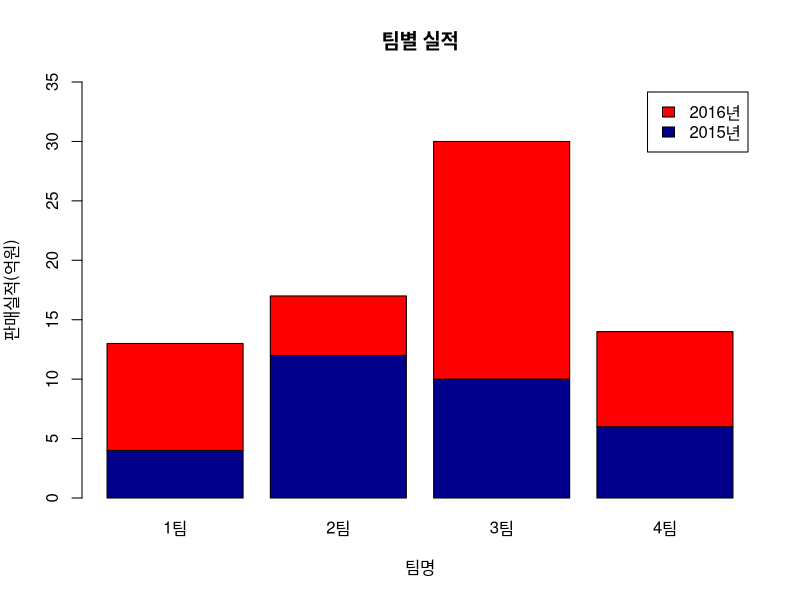
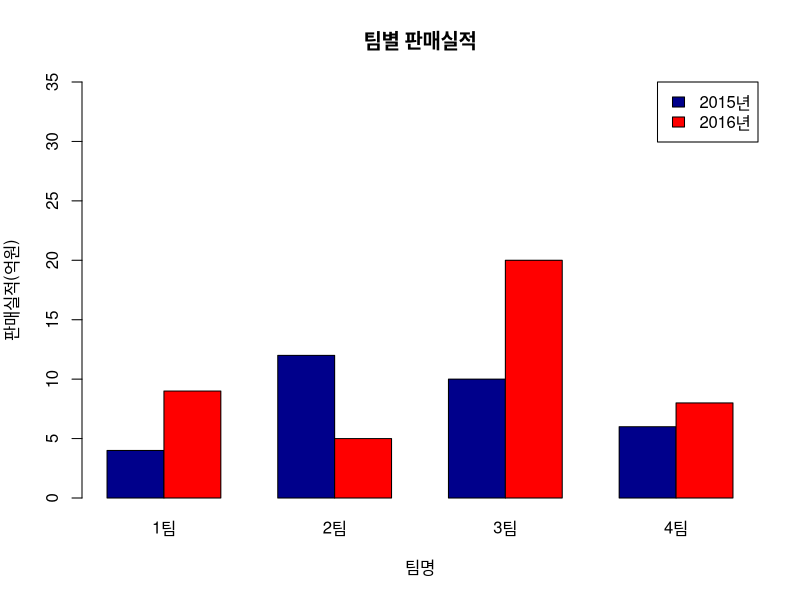
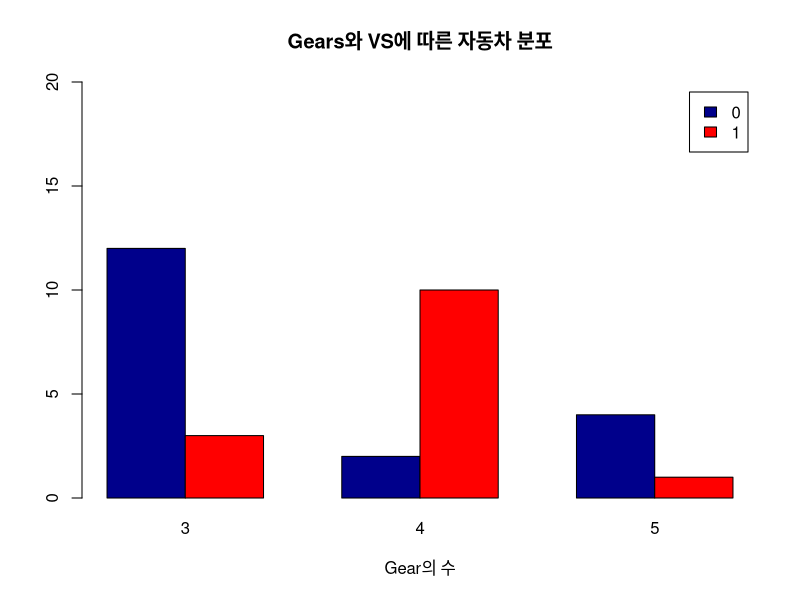

These figures' R source, in order:
# stacked Bar Chart(스택형 바 차트)

h1<-c(4, 12, 10, 6)

h2<-c(9,5,20, 8)

h<-rbind(h1,h2)
h

team <-c('1팀', '2팀', '3팀', '4팀')

lbl<-c("2015년", "2016년")

barplot(h,names.arg=team, main="팀별 실적", xlab='팀명', ylab='판매실적(억원)', col=c("darkblue","red"),ylim=c(0,35),legend.text=lbl)

# 그룹형 바차트(Grouped Bar Chart)
barplot(h, main="팀별 판매실적", 
        names.arg=team, 
        col=c("darkblue","red"),
        legend.text=lbl, 
        ylim=c(0,35), 
        beside=TRUE, xlab="팀명", 
        ylab="판매실적(억원)", 
        args.legend=list(x='topright'))

mtcars

cnt<-table(mtcars$vs, mtcars$gear)
barplot(cnt, main="Gears와 VS에 따른 자동차 분포", 
              xlab="Gear의 수", 
              col=c("darkblue","red"),
              legend=rownames(cnt), ylim=c(0,20), beside=TRUE)

